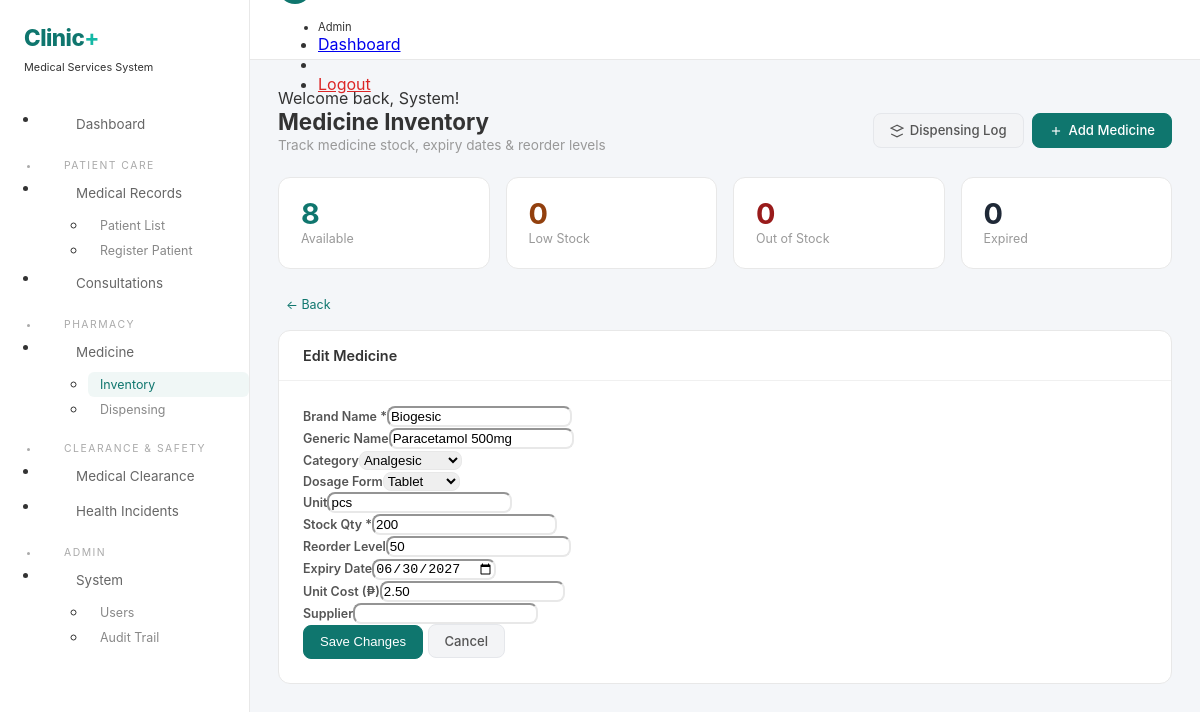
Page /modules/medicine_inventory/index.php?edit=1 (signed in) on the committed database.
### tables this page shows
CREATE TABLE `medicines` (
  `medicine_id` int(11) NOT NULL AUTO_INCREMENT,
  `name` varchar(200) NOT NULL,
  `generic_name` varchar(200) DEFAULT NULL,
  `category` enum('Analgesic','Antibiotic','Antiviral','Antiseptic','Vitamins','First Aid','Antacid','Antihistamine','Antifungal','Other') DEFAULT 'Other',
  `dosage_form` enum('Tablet','Capsule','Syrup','Cream','Ointment','Injection','Drops','Inhaler','Other') DEFAULT 'Tablet',
  `unit` varchar(50) DEFAULT 'pcs',
  `stock_quantity` int(11) NOT NULL DEFAULT 0,
  `reorder_level` int(11) DEFAULT 10,
  `expiry_date` date DEFAULT NULL,
  `supplier` varchar(150) DEFAULT NULL,
  `unit_cost` decimal(10,2) DEFAULT 0.00,
  `status` enum('Available','Low Stock','Out of Stock','Expired') DEFAULT 'Available',
  `created_at` timestamp NOT NULL DEFAULT current_timestamp(),
  `updated_at` timestamp NOT NULL DEFAULT current_timestamp() ON UPDATE current_timestamp(),
  PRIMARY KEY (`medicine_id`)
);

### includes/helpers.php (called while the page is built, shortened)
<?php
function sanitize_output(string $d): string { return htmlspecialchars($d, ENT_QUOTES, 'UTF-8'); }
function base_url(): string { $p=(!empty($_SERVER['HTTPS'])&&$_SERVER['HTTPS']!=='off')?'https':'http'; return "{$p}://".($_SERVER['HTTP_HOST']??'localhost')."/clinic"; }
function get_module_path(string $m): string { return base_url()."/modules/{$m}"; }

### config/db.php (called while the page is built, shortened)
<?php
class Database {
    private static ?PDO $connection = null;
    public static function getConnection(): PDO {
        if (self::$connection === null) {
            try { $dsn = sprintf('mysql:host=%s;dbname=%s;charset=%s', self::DB_HOST, self::DB_NAME, self::DB_CHARSET);
                self::$connection = new PDO($dsn, self::DB_USER, self::DB_PASS, self::PDO_OPTIONS);
            } catch (PDOException $e) { $ld=__DIR__.'/../logs'; if(!is_dir($ld))mkdir($ld,0755,true); error_log("[".date('Y-m-d H:i:s')."] DB: ".$e->getMessage().PHP_EOL,3,$ld.'/db_errors.log'); throw new RuntimeException('Database unavailable.'); }
        } return self::$connection;
    }
}

### controllers/ClinicController.php (called while the page is built, shortened)
<?php
require_once __DIR__.'/../config/db.php';
require_once __DIR__.'/../includes/helpers.php';
require_once __DIR__.'/../models/BaseModel.php';
class ClinicController {
    private Medicine $medicine;
    public function __construct() {
        $this->medicine = new Medicine();
    }
    public function getMedicines(): array { $this->medicine->refreshStatuses(); return $this->medicine->all([],'name ASC'); }
}

### models/BaseModel.php (called while the page is built, shortened)
<?php
abstract class BaseModel {
    protected PDO $db;
    protected string $table;
    public function __construct() { $this->db = Database::getConnection(); }
    public function all(array $cond=[], string $order=''): array {
        $sql="SELECT * FROM {$this->table}"; $p=[];
        if($order)$sql.=" ORDER BY $order"; $stmt=$this->db->prepare($sql); $stmt->execute($p); return $stmt->fetchAll(PDO::FETCH_ASSOC);
    }
}

### modules/medicine_inventory/index.php (the view, shortened to what this page needs)
<?php
require_once __DIR__.'/../../controllers/ClinicController.php';
$ctrl=new ClinicController();
$medicines=$ctrl->getMedicines();
$showAdd=($_GET['action']??'')==='add';
$showEdit=isset($_GET['edit']);
$editMed=null;
if($showEdit){foreach($medicines as $m)if($m['medicine_id']==(int)$_GET['edit'])$editMed=$m;}
$stats=['total'=>count($medicines),'available'=>0,'low'=>0,'out'=>0,'expired'=>0];
foreach($medicines as $m){
    if($m['status']==='Available')$stats['available']++;
    elseif($m['status']==='Low Stock')$stats['low']++;
    elseif($m['status']==='Out of Stock')$stats['out']++;
    elseif($m['status']==='Expired')$stats['expired']++;
}
$pageTitle='Medicine Inventory';include __DIR__.'/../../includes/layout_top.php';
?>
<div class="page-hd">
<div><h3>Medicine Inventory</h3><p>Track medicine stock, expiry dates &amp; reorder levels</p></div>
<div class="flex gap-8">
<a href="<?=get_module_path('medicine_inventory')?>/dispensing.php" class="btn btn-s"><svg width="14" height="14" viewBox="0 0 24 24" fill="none" stroke="currentColor" stroke-width="2"><path d="M12 2L2 7l10 5 10-5-10-5z"/><path d="M2 17l10 5 10-5"/></svg> Dispensing Log</a>
<a href="?action=add" class="btn btn-p"><svg width="14" height="14" viewBox="0 0 24 24" fill="none" stroke="currentColor" stroke-width="2"><line x1="12" y1="5" x2="12" y2="19"/><line x1="5" y1="12" x2="19" y2="12"/></svg> Add Medicine</a>
</div>
</div>
<div class="st-row">
<div class="st"><div class="st-v" style="color:#0f766e"><?=$stats['available']?></div><div class="st-l">Available</div></div>
<div class="st"><div class="st-v" style="color:#92400e"><?=$stats['low']?></div><div class="st-l">Low Stock</div></div>
<div class="st"><div class="st-v" style="color:#991b1b"><?=$stats['out']?></div><div class="st-l">Out of Stock</div></div>
<div class="st"><div class="st-v" style="color:#1f2937"><?=$stats['expired']?></div><div class="st-l">Expired</div></div>
</div>
<?php if($showAdd||($showEdit&&$editMed)):$m=$editMed;$isEdit=(bool)$m;?>
<a href="?" class="btn-txt" style="margin-bottom:14px;display:inline-block">&larr; Back</a>
<div class="card"><div class="card-hd"><h5><?=$isEdit?'Edit':'Add New'?> Medicine</h5></div>
<div class="card-bd"><form method="POST" class="uk-form-stacked">
<div class="uk-grid-small" uk-grid>
<div class="uk-width-1-2@m"><label class="uk-form-label">Brand Name *</label><input type="text" name="name" class="uk-input uk-form-small" value="<?=sanitize_output($m['name']??'')?>" required></div>
<div class="uk-width-1-2@m"><label class="uk-form-label">Generic Name</label><input type="text" name="generic_name" class="uk-input uk-form-small" value="<?=sanitize_output($m['generic_name']??'')?>"></div>
<div class="uk-width-1-3@m"><label class="uk-form-label">Category</label><select name="category" class="uk-select uk-form-small">
<?php foreach(['Analgesic','Antibiotic','Antiviral','Antiseptic','Vitamins','First Aid','Antacid','Antihistamine','Antifungal','Other'] as $cat):?><option <?=($m['category']??'')===$cat?'selected':''?>><?=$cat?></option><?php endforeach;?></select></div>
<div class="uk-width-1-3@m"><label class="uk-form-label">Dosage Form</label><select name="dosage_form" class="uk-select uk-form-small">
<?php foreach(['Tablet','Capsule','Syrup','Cream','Ointment','Injection','Drops','Inhaler','Other'] as $df):?><option <?=($m['dosage_form']??'')===$df?'selected':''?>><?=$df?></option><?php endforeach;?></select></div>
<div class="uk-width-1-3@m"><label class="uk-form-label">Unit</label><input type="text" name="unit" class="uk-input uk-form-small" value="<?=sanitize_output($m['unit']??'pcs')?>" placeholder="pcs, ml, bottle..."></div>
<div class="uk-width-1-4@m"><label class="uk-form-label">Stock Qty *</label><input type="number" name="stock_quantity" class="uk-input uk-form-small" value="<?=$m['stock_quantity']??0?>" min="0" required></div>
<div class="uk-width-1-4@m"><label class="uk-form-label">Reorder Level</label><input type="number" name="reorder_level" class="uk-input uk-form-small" value="<?=$m['reorder_level']??10?>" min="0"></div>
<div class="uk-width-1-4@m"><label class="uk-form-label">Expiry Date</label><input type="date" name="expiry_date" class="uk-input uk-form-small" value="<?=$m['expiry_date']??''?>"></div>
<div class="uk-width-1-4@m"><label class="uk-form-label">Unit Cost (₱)</label><input type="number" name="unit_cost" class="uk-input uk-form-small" value="<?=$m['unit_cost']??0?>" step="0.01" min="0"></div>
<div class="uk-width-1-1"><label class="uk-form-label">Supplier</label><input type="text" name="supplier" class="uk-input uk-form-small" value="<?=sanitize_output($m['supplier']??'')?>"></div>
<div class="uk-width-1-1 uk-margin-top"><button class="btn btn-p"><?=$isEdit?'Save Changes':'Add Medicine'?></button> <a href="?" class="btn btn-s">Cancel</a></div>
</div></form></div></div>
<?php endif;?>
<?php include __DIR__.'/../../includes/layout_bottom.php';?>

### includes/layout_top.php (style rules this page uses)
:root { --c1:#0f766e;--c2:#14b8a6;--bg:#f4f6f9;--card:#fff;--border:#e8e8e8 }
* { box-sizing:border-box }
body { background:var(--bg);font-family:-apple-system,BlinkMacSystemFont,'Segoe UI',Roboto,sans-serif;margin:0;color:#333 }
.st { background:var(--card);border-radius:12px;padding:22px;border:1px solid var(--border);transition:.2s }
.st-v { font-size:1.8rem;font-weight:700;line-height:1 }
.st-l { font-size:.78rem;color:#999;margin-top:2px }
.uk-form-label { font-size:.78rem;font-weight:600;color:#555;margin-bottom:3px }
.uk-input,.uk-select,.uk-textarea { border-radius:8px!important;border-color:var(--border)!important }
.page-hd { display:flex;align-items:center;justify-content:space-between;flex-wrap:wrap;gap:12px;margin-bottom:24px }
.page-hd h3 { font-weight:700;font-size:1.4rem;margin:0 }
.page-hd p { color:#999;font-size:.85rem;margin:2px 0 0 }
.card { background:var(--card);border:1px solid var(--border);border-radius:12px;overflow:hidden;margin-bottom:16px }
.card-hd { padding:16px 24px;border-bottom:1px solid #f0f0f0;display:flex;align-items:center;justify-content:space-between }
.card-hd h5 { font-size:.9rem;font-weight:600;margin:0 }
.card-bd { padding:24px }
.btn { display:inline-flex;align-items:center;gap:6px;padding:7px 16px;border-radius:8px;font-size:.82rem;font-weight:500;border:1px solid var(--border);background:#fff;color:#555;cursor:pointer;transition:.15s;text-decoration:none;line-height:1.4 }
.btn-p { background:var(--c1);color:#fff;border-color:var(--c1) }
.btn-s { background:#f3f4f6;color:#555;border-color:#e5e7eb }
.btn-txt { background:none;border:none;color:var(--c1);padding:4px 8px;font-size:.78rem;cursor:pointer;text-decoration:none }
.st-row { display:grid;grid-template-columns:repeat(4,1fr);gap:16px;margin-bottom:24px }
.flex { display:flex }
.gap-8 { gap:8px }

### rows in the picture
medicines: name "Biogesic", generic_name "Paracetamol 500mg", category "Analgesic", dosage_form "Tablet", unit "pcs", stock_quantity "200", reorder_level "50", expiry_date "06/30/2027", unit_cost "2.50"

### other values in the picture
Auth::getUserRole() "Admin"
sanitize_output($__msg) "Welcome back, System!"
$stats['available'] "8"
$stats['low'] "0"
$stats['out'] "0"
$stats['expired'] "0"
